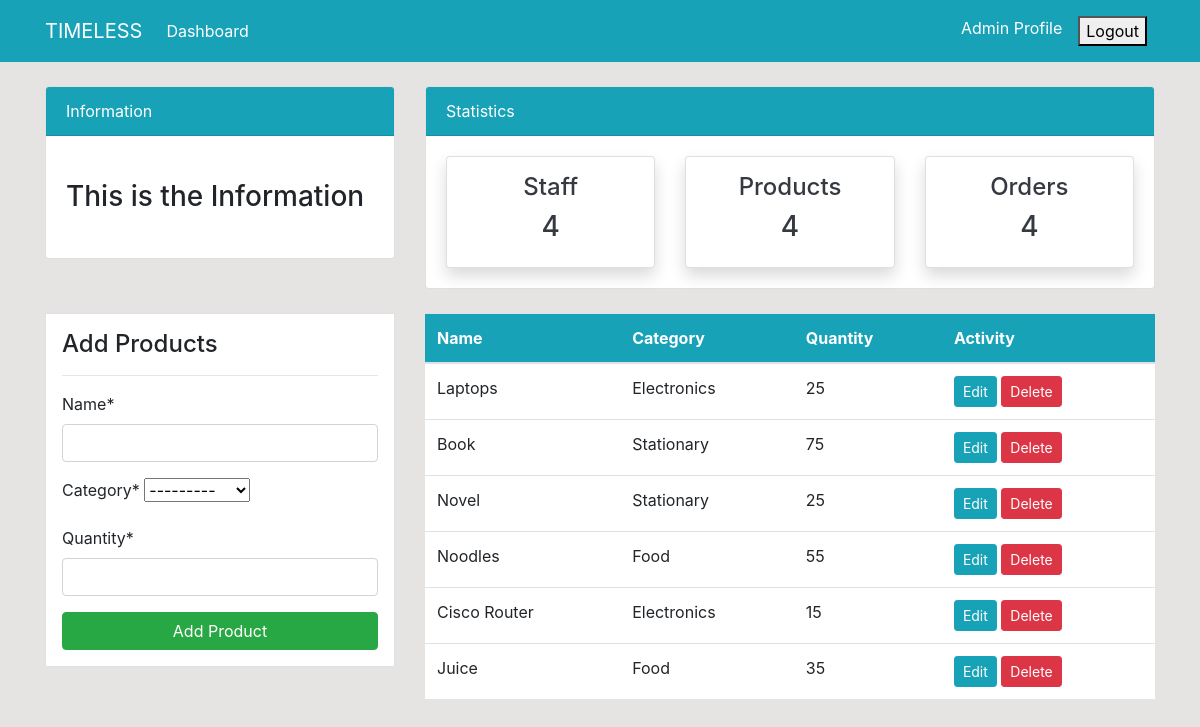
Before: /product/ (signed in) with the older database file.
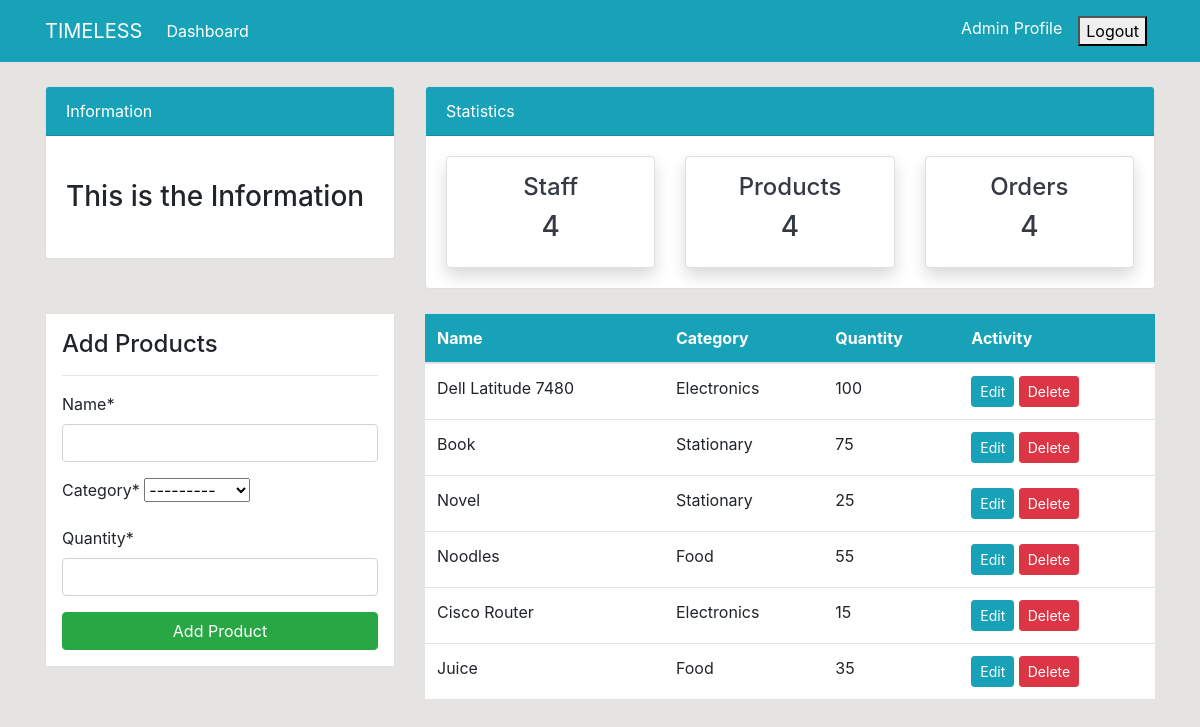
After: the same page with the newer database file.
### dashboard/models.py (models this page shows, shortened)
class Product(models.Model):
    name = models.CharField(max_length=100, null=True)
    category = models.CharField(max_length=20, choices=CATEGORY, null=True)
    quantity = models.PositiveIntegerField(null=True)
    class Meta:
        verbose_name_plural = 'Product'

### dashboard/views.py (the view)
# urls.py: path('product/', views.product, name='dashboard-product'),
@login_required
def product(request):
     items = Product.objects.all() # Using ORM
     if request.method == 'POST':
          form = ProductForm(request.POST)
          if form.is_valid():
               form.save()
               return redirect('dashboard-product')
     else:
          form = ProductForm()
     context = {
          'items': items,
          'form': form,
     }
     return render(request, 'dashboard/product.html', context)

### dashboard/forms.py
class ProductForm(forms.ModelForm):
    class Meta:
        model = Product
        fields = ['name', 'category', 'quantity']

### templates/dashboard/product.html (shortened to what this page needs)
 {% extends 'partials/base.html' %}
 {% load crispy_forms_tags %}
 {% block content %}
{% include 'partials/topnav.html' %}
    <div class="container">
        <div class="row my-4">
            <div class="col-md-4">
                <div class="border bg-white p-3">
                    <h4>Add Products</h4>
                    <hr>
                    <form method="POST">
                        {{ form|crispy }}
                        <input class="btn btn-success btn-block" type="submit" value="Add Product">
                    </form>
                </div>
            </div>
            <div class="col-md-8">
                <table class="table bg-white">
                    <thead class="bg-info">
                        <tr class="text-white">
                            <th scope="col">Name</th>
                            <th scope="col">Category</th>
                            <th scope="col">Quantity</th>
                            <th scope="col">Activity</th>
                        </tr>
                    </thead>
                    <tbody>
                        {% for item in items  %}
                        <tr>
                            <td>{{ item.name }}</td>
                            <td>{{ item.category }}</td>
                            <td>{{ item.quantity }}</td>
                            <td>
                                <a class="btn btn-info btn-sm" href="{% url 'dashboard-product-update' item.id %}">Edit</a>
                                <a class="btn btn-danger btn-sm" href="{% url 'dashboard-product-delete' item.id %}">Delete</a>
                            </td>
                        {%  endfor %}
                    </tbody>
                </table>
            </div>
        </div>
    </div>
    {% endblock %}

### templates/partials/base.html (shortened to what this page needs)
{% load static %}
<!doctype html>
<html lang="en">
  <head>
    <link rel="stylesheet" href="https://cdn.jsdelivr.net/npm/bootstrap@4.6.2/dist/css/bootstrap.min.css">
    <link rel="stylesheet" href="{% static '/style.css' %}">
  </head>
  <body>
    {% include 'partials/nav.html' %}
    {% block content %}
    {% endblock %}
  </body>
</html>

### templates/partials/nav.html (shortened to what this page needs)
    <nav class="navbar navbar-expand-lg navbar-info bg-info">
        {% if user.is_authenticated %}
        <div class="container">
            <a class="navbar-brand text-white" href="{% url 'dashboard-index' %}">TIMELESS</a>
            <div class="collapse navbar-collapse" id="navbarSupportedContent">
                <ul class="navbar-nav mr-auto">
                    <li class="nav-item active">
                        <a class="nav-link text-white" href="{% url 'dashboard-index' %}">Dashboard </a>
                    </li>
                </ul>
                <ul class="navbar-nav ml-auto">
                    <li class="nav-item active">
                        <a class="nav-link text-white" href="{% url 'user-profile' %}">Admin Profile </a>
                    </li>
                    <form class="nav-link text-white" action="{% url 'user-logout' %}" method="post">
                         <button type="submit">Logout</button>
                    </form>
                </ul>
                {% endif %}
            </div>
        </div>
    </nav>

### templates/partials/topnav.html (shortened to what this page needs)
    <div class="container">
        <div class="row mt-4">
            <div class="col-md-4">
                <div class="card">
                    <div class="card-header bg-info text-white">
                        Information
                    </div>
                    <div class="card-body">
                        <marquee behavior="" direction="">
                            <h3 class="my-4">This is the Information</h3>
                        </marquee>
                    </div>
                </div>
            </div>
            <div class="col-md-8">
                <div class="card">
                    <div class="card-header bg-info text-white">
                        Statistics
                    </div>
                    <div class="card-body">
                        <div class="row">
                            <div class="col-md-4">
                                <a class="text-decoration-none text-dark" href="{% url 'dashboard-staff' %}" >
                                    <div class="card my-card shadow text-center p-3">
                                        <h4>Staff </h4>
                                        <h3>4</h3>
                                    </div>
                                </a>
                            </div>
                            <div class="col-md-4">
                                <a class="text-decoration-none text-dark" href="{% url 'dashboard-product' %}">
                                    <div class="card my-card shadow text-center p-3">
                                        <h4>Products </h4>
                                        <h3>4</h3>
                                    </div>
                                </a>
                            </div>
                            <div class="col-md-4">
                                <a class="text-decoration-none text-dark" href="{% url 'dashboard-order' %}">
                                    <div class="card my-card shadow text-center p-3">
                                        <h4>Orders </h4>
                                        <h3>4</h3>
                                    </div>
                                </a>
                            </div>
                        </div>
                    </div>
                </div>
            </div>
        </div>
    </div>

### static/style.css (style rules this page uses)
body { background: rgb(230, 227, 227); }

Changed rows visible on the page:
changed Product: name "Laptops" → "Dell Latitude 7480"; quantity "25" → "100"
